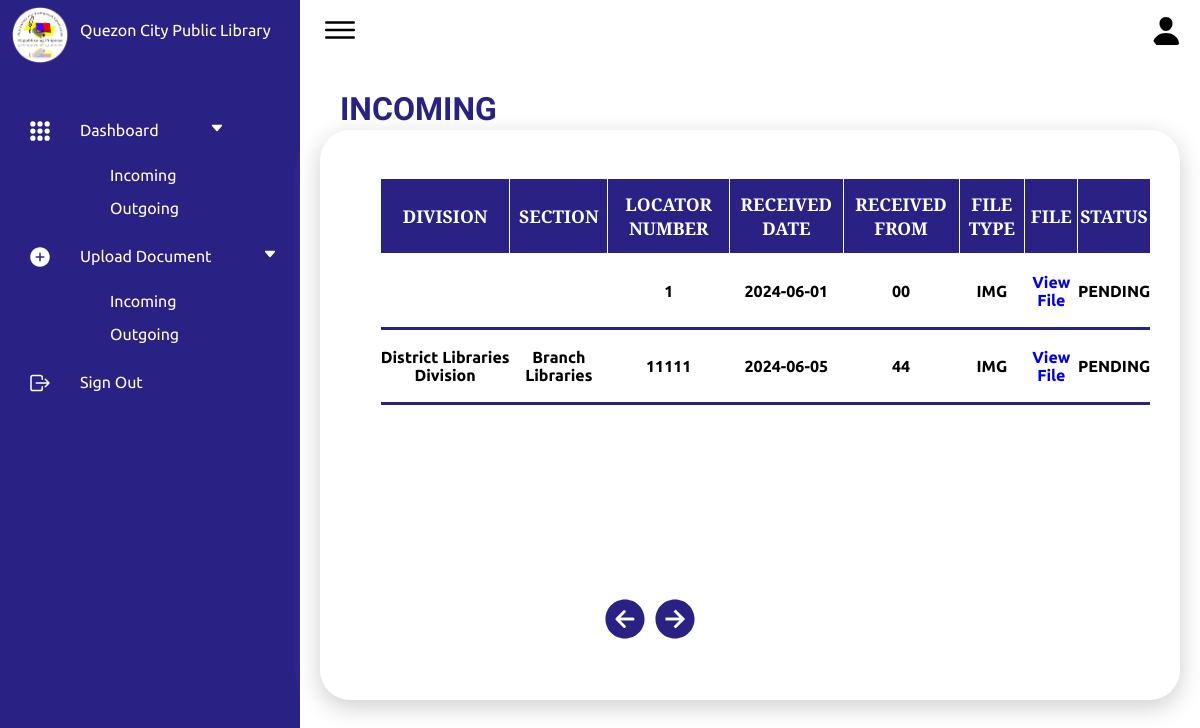
/Frontend/Dashboard/receiveincoming.php?page=3, run on an earlier commit of the app's database.
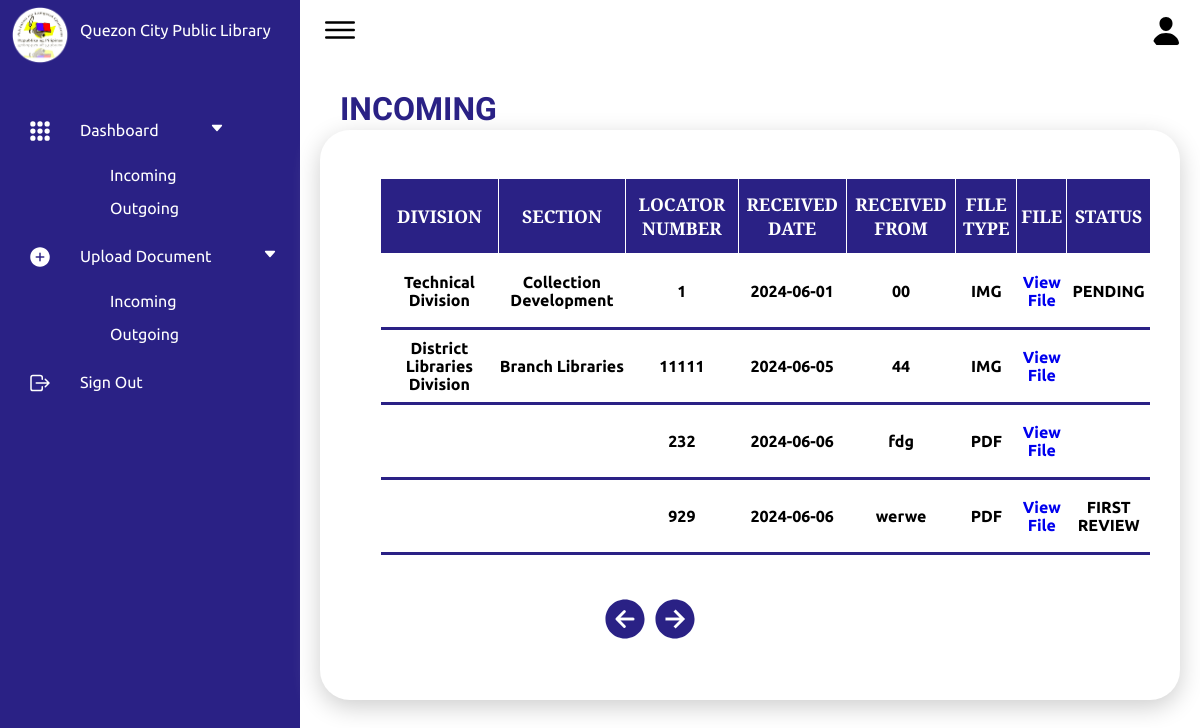
And on a later commit of the database.
### tables this page shows
CREATE TABLE `fileupload` (
  `id` int(11) NOT NULL,
  `file_name` varchar(255) NOT NULL,
  `division` varchar(255) DEFAULT NULL,
  `section` varchar(255) DEFAULT NULL,
  `category` enum('Incoming','Outgoing','','') DEFAULT NULL,
  `locator_num` varchar(255) DEFAULT NULL,
  `received_date` date DEFAULT NULL,
  `received_from` varchar(255) DEFAULT NULL,
  `subject` varchar(255) DEFAULT NULL,
  `description` text DEFAULT NULL,
  `type` varchar(100) DEFAULT NULL,
  `file_path` varchar(255) NOT NULL,
  `proofreader_comment` varchar(255) NOT NULL,
  `boss2_comment` varchar(255) NOT NULL,
  `boss1_comment` varchar(255) NOT NULL,
  `status` varchar(255) NOT NULL
);

### Frontend/Dashboard/receiveincoming.php (the view, shortened to what the changed rows need)
<!DOCTYPE html>
<html lang="en">
<head>
    <link rel="stylesheet" href="style.css">
</head>
<body>
  <div class="container">
        <div class="main">
            <div class="details">
                <div class="upload">
                    <div class="cardHeader">
                        <h2>INCOMING</h2>
                        <div class ="rec_incoming">
                        <?php
                            $server = "localhost";
                            $username = "root";
                            $password = "";
                            $db = "qcpl";
                            $conn = new mysqli($server, $username, $password, $db);
                            $rowsPerPage = 4;
                            $page = isset($_GET['page']) ? intval($_GET['page']) : 1;
                            $offset = ($page - 1) * $rowsPerPage;
                            $sql = "SELECT * FROM fileupload WHERE category = 'Incoming' LIMIT ? OFFSET ?";
                            $stmt = $conn->prepare($sql);
                            $stmt->bind_param("ii", $rowsPerPage, $offset);
                            $stmt->execute();
                            $result = $stmt->get_result();
                            if ($result->num_rows > 0) {
                                echo "<table>";
                                echo "<tr><th>Division</th><th>Section</th><th>Locator Number</th><th>Received Date</th><th>Received From</th><th>File type</th><th>File</th><th>Status</th></tr>";
                                while ($row = $result->fetch_assoc()) {
                                    echo "<tr>";
                                    echo "<td>" . "<center>" . $row["division"] . "</td>";
                                    echo "<td>" . "<center>" . $row["section"] . "</td>";
                                    echo "<td>" . "<center>" . $row["locator_num"] . "</td>";
                                    echo "<td>" . "<center>" . $row["received_date"] . "</td>";
                                    echo "<td>" . "<center>" . $row["received_from"] . "</td>";
                                    echo "<td>" . "<center>" . $row["type"] . "</td>";
                                    echo "<td id ='file'><a href='/qcpl/Backend/" . $row["file_path"] . "' target='_blank'><center>View File</a></td>";
                                    echo "<td id ='status'>" . "<center>" . $row["status"] . "</td>";
                                    echo "</tr>";
                                }
                                echo "</table>";
                            } else {
                                echo "<script>alert('No documents found in the Incoming category.'); window.location.href = 'receiving.php';</script>";
                            }
                            ?>
                    </div>
                </div>
            </div>
        </div>
    </div>
</body>
</html>

What changed in the data, as far as the page shows it:
changed fileupload "PENDING": division (not shown) → "Technical Division"; section (not shown) → "Collection Development"
changed fileupload "District Libraries Division": status "PENDING" → (not shown)
added fileupload: locator_num "232", received_date "2024-06-06", received_from "fdg", type "PDF"
added fileupload: locator_num "929", received_date "2024-06-06", received_from "werwe", type "PDF", status "FIRST REVIEW"
